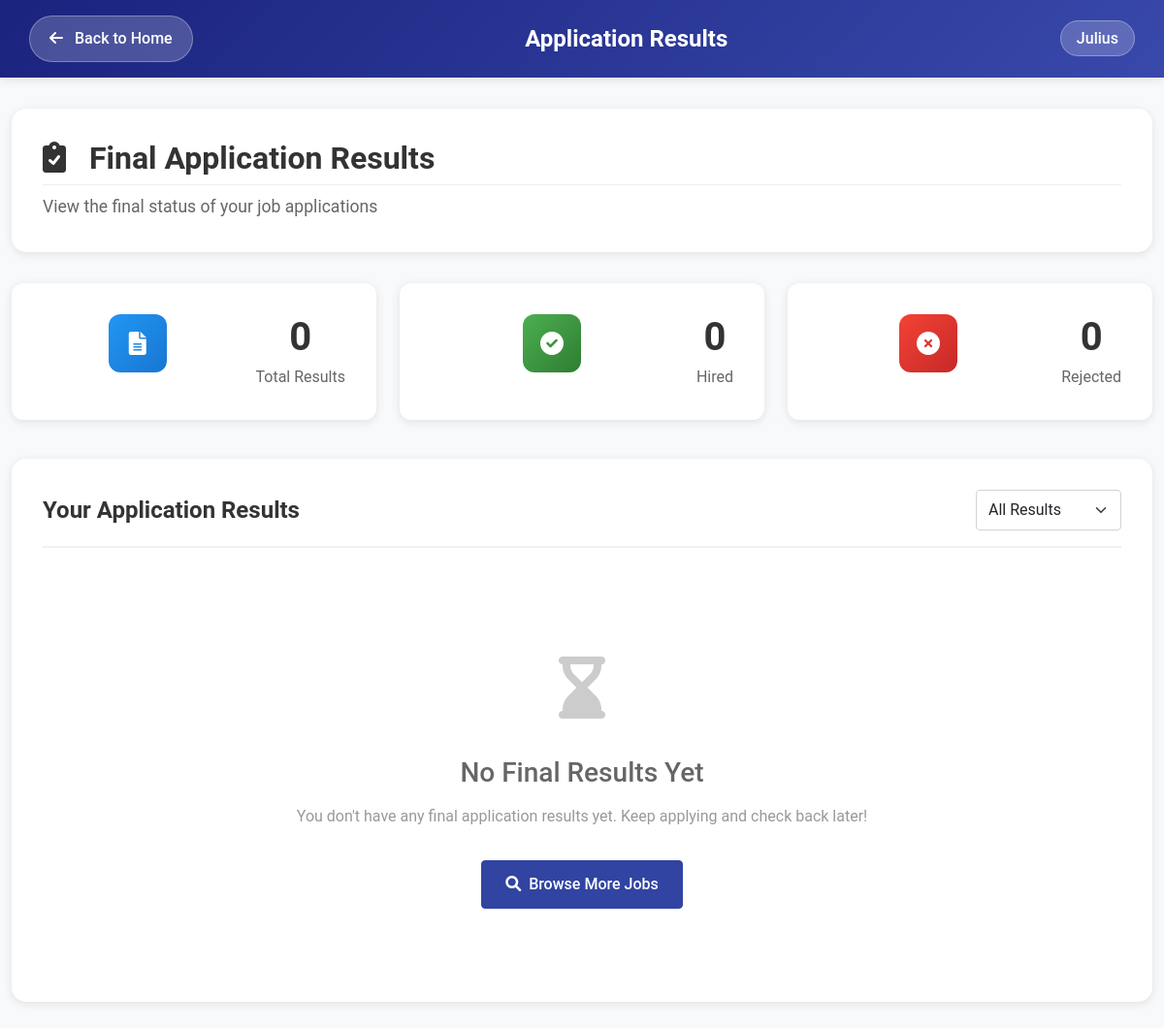
The page /employee/application-status/ (signed in) on the database as committed earlier.
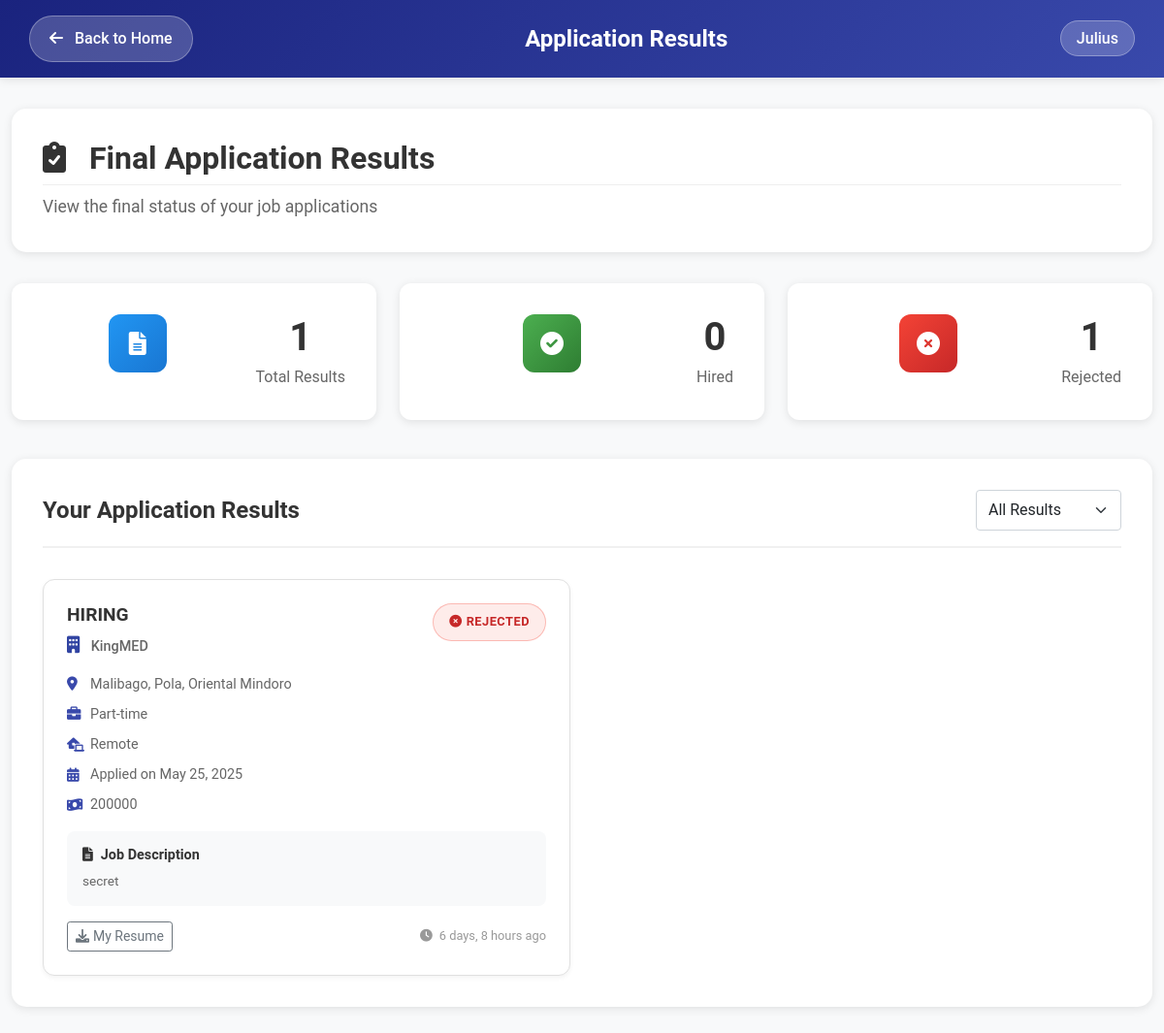
The same page on the database as committed later.
### employer/models.py (models this page shows, shortened)
class JobApplication(models.Model):
    STATUS_CHOICES = [
        ('pending', 'Pending Review'),
        ('under_review', 'Under Review'),
        ('shortlisted', 'Shortlisted'),
        ('rejected', 'Rejected'),
        ('scheduled_interview', 'Interview Scheduled'),
        ('interviewed', 'Interviewed'),
        ('offered', 'Job Offered'),
        ('hired', 'Hired'),
        ('declined', 'Declined')
    ]
    job = models.ForeignKey(Job, on_delete=models.CASCADE, related_name='applications')
    employee = models.ForeignKey('employee.Employee', on_delete=models.CASCADE, related_name='employer_applications')
    status = models.CharField(max_length=20, choices=STATUS_CHOICES, default='pending')
    application_date = models.DateTimeField(auto_now_add=True)
    resume = models.FileField(upload_to='resumes/', null=True, blank=True)
    cover_letter = models.TextField(blank=True)
    employer_notes = models.TextField(blank=True)
    interview_date = models.DateTimeField(null=True, blank=True)
    last_updated = models.DateTimeField(auto_now=True)
    class Meta:
        ordering = ['-application_date']

class Job(models.Model):
    WORK_SETUP_CHOICES = [
        ('On-site', 'On-site'),
        ('Hybrid', 'Hybrid'),
        ('Remote', 'Remote'),
    ]
    JOB_TYPES = [
        ('Full-time', 'Full-time'),
        ('Part-time', 'Part-time'),
        ('Contract', 'Contract'),
        ('Temporary', 'Temporary'),
        ('Internship', 'Internship'),
    ]
    EXPERIENCE_LEVELS = [
        ('Entry Level', 'Entry Level'),
        ('Junior', 'Junior'),
        ('Mid Level', 'Mid Level'),
        ('Senior', 'Senior'),
        ('Lead', 'Lead'),
        ('Expert', 'Expert'),
    ]
    STATUS_CHOICES = [
        ('Active', 'Active'),
        ('Closed', 'Closed'),
    ]
    employer = models.ForeignKey('Employer', on_delete=models.CASCADE, related_name='jobs')
    title = models.CharField(max_length=200)
    location = models.CharField(max_length=200)
    latitude = models.FloatField(null=True, blank=True)
    longitude = models.FloatField(null=True, blank=True)
    job_type = models.CharField(max_length=20, choices=JOB_TYPES)
    work_setup = models.CharField(max_length=20, choices=WORK_SETUP_CHOICES)
    description = models.TextField()
    salary_range = models.CharField(max_length=100)
    experience_level = models.CharField(max_length=20, choices=EXPERIENCE_LEVELS)
    status = models.CharField(max_length=20, choices=STATUS_CHOICES, default='active')
    created_at = models.DateTimeField(auto_now_add=True)
    updated_at = models.DateTimeField(auto_now=True)
    applications_count = models.IntegerField(default=0)
    requirements = models.TextField(blank=True, help_text='List the job requirements')
    class Meta:
        ordering = ['-created_at']

class Employer(models.Model):
    REGISTRATION_TYPE_CHOICES = [
        ('SEC', 'SEC Registration'),
        ('DTI', 'DTI Registration'),
    ]
    username = models.CharField(max_length=100, unique=True)
    email = models.EmailField(unique=True)
    password = models.CharField(max_length=128)
    company_name = models.CharField(max_length=255, blank=True)
    company_description = models.TextField(blank=True)
    company_website = models.URLField(blank=True)
    company_location = models.CharField(max_length=255, blank=True)
    latitude = models.FloatField(null=True, blank=True)
    longitude = models.FloatField(null=True, blank=True)
    industry = models.CharField(max_length=100, blank=True)
    registration_type = models.CharField(
        max_length=3,
        choices=REGISTRATION_TYPE_CHOICES,
        blank=True
    )
    business_permit = models.FileField(
        upload_to='business_permits/',
        validators=[validate_file_extension, validate_file_size],
        blank=True,
        null=True,
        help_text='Upload your business permit (PDF, JPG, JPEG, or PNG, max 10MB)'
    )
    registration_document = models.FileField(
        upload_to='registration_documents/',
        validators=[validate_file_extension, validate_file_size],
        blank=True,
        null=True,
        help_text='Upload your SEC/DTI registration document (PDF, JPG, JPEG, or PNG, max 10MB)'
    )
    registration_number = models.CharField(
        max_length=50,
        blank=True,
        help_text='Your SEC/DTI registration number'
    )
    registration_date = models.DateField(
        null=True,
        blank=True,
        help_text='Date of SEC/DTI registration'
    )
    last_login = models.DateTimeField(null=True, blank=True)
    date_joined = models.DateTimeField(default=timezone.now)
    is_active = models.BooleanField(default=True)
    is_verified = models.BooleanField(default=False)
    is_approved = models.BooleanField(default=False)
    approval_date = models.DateTimeField(null=True, blank=True)
    rejection_reason = models.TextField(blank=True, null=True)

### employee/views.py (the view)
    def wrapper(request, *args, **kwargs):
        if not request.session.get('employee_username'):
            messages.error(request, "Please login to access this page.")
            return redirect('employee_login')
        return view_func(request, *args, **kwargs)

### employee/views.py (called while the page is built)
def employee_login_required(view_func):
    def wrapper(request, *args, **kwargs):
        if not request.session.get('employee_username'):
            messages.error(request, "Please login to access this page.")
            return redirect('employee_login')
        return view_func(request, *args, **kwargs)
    return wrapper

### employee/templates/employee/application_status.html (shortened to what the changed rows need)
{% extends 'employee/base.html' %}
{% load static %}
{% block content %}
<div class="simple-nav">
    <div class="nav-container">
        <h1 class="page-title">Application Results</h1>
    </div>
</div>
<div class="main-content">
    <div class="container-fluid">
        <div class="page-header">
            <div class="row align-items-center">
                <div class="col">
                    <h2 class="section-title">
                        <i class="fas fa-clipboard-check me-3"></i>
                        Final Application Results
                    </h2>
                </div>
            </div>
        </div>
        <div class="row mb-4">
            <div class="col-md-4 mb-3">
                <div class="stat-card total">
                    <div class="stat-content">
                        <h3>{{ total_applications }}</h3>
                        <p>Total Results</p>
                    </div>
                </div>
            </div>
            <div class="col-md-4 mb-3">
                <div class="stat-card rejected">
                    <div class="stat-content">
                        <h3>{{ rejected_applications }}</h3>
                        <p>Rejected</p>
                    </div>
                </div>
            </div>
        </div>
        <div class="applications-section">
            {% if applications %}
                <div class="applications-grid">
                    {% for application in applications %}
                    <div class="application-card" data-status="{{ application.status }}">
                        <div class="application-header">
                            <div class="job-info">
                                <h4 class="job-title">{{ application.job.title }}</h4>
                                <p class="company-name">
                                    <i class="fas fa-building me-2"></i>
                                    {{ application.job.employer.company_name }}
                                </p>
                            </div>
                            <div class="status-badge status-{{ application.status }}">
                                {% if application.status == 'hired' %}
                                    <i class="fas fa-check-circle me-1"></i>Hired
                                {% elif application.status == 'rejected' %}
                                    <i class="fas fa-times-circle me-1"></i>Rejected
                                {% endif %}
                            </div>
                        </div>
                        <div class="application-details">
                            <div class="detail-item">
                                <i class="fas fa-map-marker-alt"></i>
                                <span>{{ application.job.location }}</span>
                            </div>
                            <div class="detail-item">
                                <i class="fas fa-briefcase"></i>
                                <span>{{ application.job.job_type }}</span>
                            </div>
                            <div class="detail-item">
                                <i class="fas fa-laptop-house"></i>
                                <span>{{ application.job.work_setup }}</span>
                            </div>
                            <div class="detail-item">
                                <i class="fas fa-calendar-alt"></i>
                                <span>Applied on {{ application.application_date|date:"M d, Y" }}</span>
                            </div>
                            {% if application.job.salary_range %}
                            <div class="detail-item">
                                <i class="fas fa-money-bill-wave"></i>
                                <span>{{ application.job.salary_range }}</span>
                            </div>
                            {% endif %}
                        </div>
                        <div class="job-description-preview">
                            <h6><i class="fas fa-file-text me-2"></i>Job Description</h6>
                            <p>{{ application.job.description|truncatechars:150 }}</p>
                        </div>
                        <div class="application-actions">
                            {% if application.resume %}
                            <a href="{{ application.resume.url }}" target="_blank" class="btn btn-outline-secondary btn-sm">
                                <i class="fas fa-download me-1"></i>My Resume
                            </a>
                            {% endif %}
                            <span class="application-date">
                                <i class="fas fa-clock me-1"></i>
                                {{ application.application_date|timesince }} ago
                            </span>
                        </div>
                    </div>
                    {% endfor %}
                </div>
            {% else %}
                <div class="no-applications">
                    <div class="no-applications-icon">
                        <i class="fas fa-hourglass-end"></i>
                    </div>
                    <h3>No Final Results Yet</h3>
                    <p>You don't have any final application results yet. Keep applying and check back later!</p>
                    <a href="{% url 'employee_home' %}#jobs" class="btn btn-primary">
                        <i class="fas fa-search me-2"></i>Browse More Jobs
                    </a>
                </div>
            {% endif %}
        </div>
    </div>
</div>
{% endblock %}

Rows that differ between the two databases and show on the page:
added JobApplication: job "HIRING", job.employer.company_name "KingMED", status "rejected" (drawn), job.location "Malibago, Pola, Oriental Mindoro", job.job_type "Part-time", job.work_setup "Remote", application_date "May 25, 2025", job.salary_range "200000", job.description "secret", application_date "6 days, 8 hours"
Other text that changed with them:
{{ total_applications }}: "0" → "1"
{{ rejected_applications }}: "0" → "1"
text no longer shown: "No Final Results Yet You don't have any final application results yet. Keep applying and check back later! Browse More Jobs"
